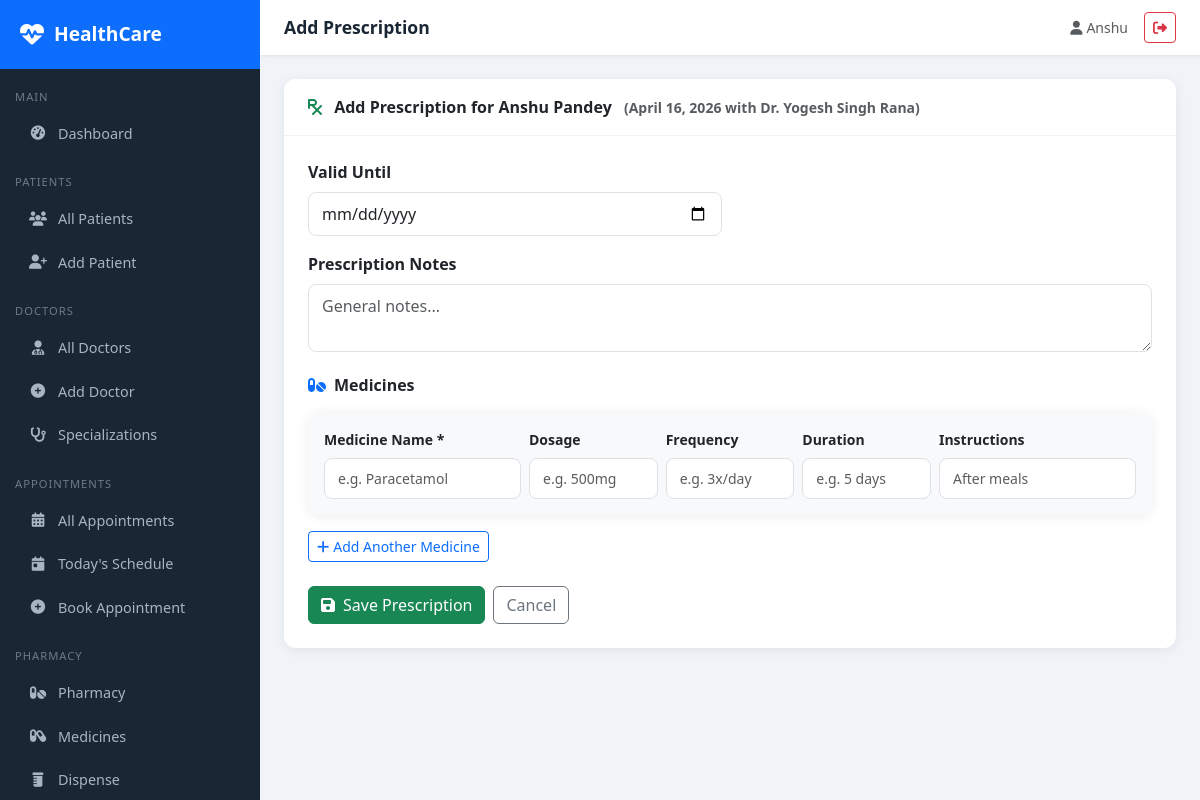
/appointments/1/prescription/ (signed in), run on the app's committed database.
### appointments/models.py (models this page shows, shortened)
class Appointment(models.Model):
    STATUS_CHOICES = [
        ('scheduled', 'Scheduled'),
        ('confirmed', 'Confirmed'),
        ('completed', 'Completed'),
        ('cancelled', 'Cancelled'),
        ('no_show', 'No Show'),
    ]
    TYPE_CHOICES = [
        ('consultation', 'Consultation'),
        ('follow_up', 'Follow Up'),
        ('emergency', 'Emergency'),
        ('routine_checkup', 'Routine Checkup'),
        ('lab_test', 'Lab Test'),
        ('surgery', 'Surgery'),
    ]
    patient = models.ForeignKey(Patient, on_delete=models.CASCADE, related_name='appointments')
    doctor = models.ForeignKey(Doctor, on_delete=models.CASCADE, related_name='appointments')
    appointment_date = models.DateField()
    appointment_time = models.TimeField()
    appointment_type = models.CharField(max_length=30, choices=TYPE_CHOICES, default='consultation')
    status = models.CharField(max_length=20, choices=STATUS_CHOICES, default='scheduled')
    reason = models.TextField(blank=True)
    notes = models.TextField(blank=True)
    follow_up_date = models.DateField(null=True, blank=True)
    created_at = models.DateTimeField(auto_now_add=True)
    updated_at = models.DateTimeField(auto_now=True)
    class Meta:
        ordering = ['-appointment_date', '-appointment_time']

### patients/models.py (models this page shows, shortened)
class Patient(models.Model):
    BLOOD_GROUP_CHOICES = [
        ('A+', 'A+'), ('A-', 'A-'), ('B+', 'B+'), ('B-', 'B-'),
        ('O+', 'O+'), ('O-', 'O-'), ('AB+', 'AB+'), ('AB-', 'AB-'),
    ]
    GENDER_CHOICES = [('M', 'Male'), ('F', 'Female'), ('O', 'Other')]
    user = models.OneToOneField(User, on_delete=models.SET_NULL, null=True, blank=True)
    first_name = models.CharField(max_length=100)
    last_name = models.CharField(max_length=100)
    date_of_birth = models.DateField()
    gender = models.CharField(max_length=1, choices=GENDER_CHOICES)
    blood_group = models.CharField(max_length=3, choices=BLOOD_GROUP_CHOICES, blank=True)
    phone = models.CharField(max_length=15)
    email = models.EmailField(blank=True)
    address = models.TextField()
    emergency_contact_name = models.CharField(max_length=100, blank=True)
    emergency_contact_phone = models.CharField(max_length=15, blank=True)
    allergies = models.TextField(blank=True, help_text="List known allergies")
    chronic_conditions = models.TextField(blank=True)
    insurance_provider = models.CharField(max_length=100, blank=True)
    insurance_id = models.CharField(max_length=50, blank=True)
    created_at = models.DateTimeField(auto_now_add=True)
    updated_at = models.DateTimeField(auto_now=True)
    def __str__(self):
        return f"{self.first_name} {self.last_name}"

### doctors/models.py (models this page shows, shortened)
class Doctor(models.Model):
    user = models.OneToOneField(User, on_delete=models.SET_NULL, null=True, blank=True)
    first_name = models.CharField(max_length=100)
    last_name = models.CharField(max_length=100)
    specialization = models.ForeignKey(Specialization, on_delete=models.SET_NULL, null=True)
    qualification = models.CharField(max_length=200)
    experience_years = models.IntegerField(default=0)
    phone = models.CharField(max_length=15)
    email = models.EmailField()
    license_number = models.CharField(max_length=50, unique=True)
    consultation_fee = models.DecimalField(max_digits=8, decimal_places=2, default=0)
    available_days = models.CharField(max_length=100, blank=True, help_text="e.g. Mon,Tue,Wed")
    available_time_start = models.TimeField(null=True, blank=True)
    available_time_end = models.TimeField(null=True, blank=True)
    bio = models.TextField(blank=True)
    is_active = models.BooleanField(default=True)
    created_at = models.DateTimeField(auto_now_add=True)
    def __str__(self):
        return f"Dr. {self.first_name} {self.last_name}"

### appointments/views.py (the view)
# urls.py: path('<int:appointment_pk>/prescription/', views.add_prescription, name='add_prescription'),
@login_required
def add_prescription(request, appointment_pk):
    appointment = get_object_or_404(Appointment, pk=appointment_pk)
    if request.method == 'POST':
        form = PrescriptionForm(request.POST)
        if form.is_valid():
            prescription = form.save(commit=False)
            prescription.appointment = appointment
            prescription.save()
            medicines = request.POST.getlist('medicine_name')
            dosages = request.POST.getlist('dosage')
            frequencies = request.POST.getlist('frequency')
            durations = request.POST.getlist('duration')
            instructions_list = request.POST.getlist('instructions')
            for i in range(len(medicines)):
                if medicines[i]:
                    PrescriptionItem.objects.create(
                        prescription=prescription,
                        medicine_name=medicines[i],
                        dosage=dosages[i] if i < len(dosages) else '',
                        frequency=frequencies[i] if i < len(frequencies) else '',
                        duration=durations[i] if i < len(durations) else '',
                        instructions=instructions_list[i] if i < len(instructions_list) else '',
                    )
            messages.success(request, 'Prescription added successfully!')
            return redirect('appointment_detail', pk=appointment_pk)
    else:
        form = PrescriptionForm()
    return render(request, 'appointments/prescription_form.html', {'form': form, 'appointment': appointment})

### appointments/forms.py
class PrescriptionForm(forms.ModelForm):
    class Meta:
        model = Prescription
        exclude = ['appointment', 'issued_date']
        widgets = {
            'valid_until': forms.DateInput(attrs={'type': 'date'}),
            'notes': forms.Textarea(attrs={'rows': 3}),
        }

### templates/appointments/prescription_form.html (shortened to what this page needs)
{% extends 'base/base.html' %}
{% block page_title %}Add Prescription{% endblock %}
{% block content %}
<div class="card">
    <div class="card-header py-3 px-4">
        <i class="fas fa-prescription text-success me-2"></i>
        Add Prescription for <strong>{{ appointment.patient }}</strong>
        <small class="text-muted ms-2">({{ appointment.appointment_date }} with {{ appointment.doctor }})</small>
    </div>
    <div class="card-body p-4">
        <form method="post">
            <div class="row g-3 mb-4">
                <div class="col-md-6">
                    <label class="form-label fw-semibold">Valid Until</label>
                    <input type="date" name="valid_until" class="form-control">
                </div>
                <div class="col-md-12">
                    <label class="form-label fw-semibold">Prescription Notes</label>
                    <textarea name="notes" class="form-control" rows="2" placeholder="General notes..."></textarea>
                </div>
            </div>
            <h6 class="fw-bold mb-3"><i class="fas fa-pills me-2 text-primary"></i>Medicines</h6>
            <div id="medicines-container">
                <div class="medicine-row card p-3 mb-3 bg-light border-0">
                    <div class="row g-2">
                        <div class="col-md-3"><label class="form-label small fw-semibold">Medicine Name *</label><input type="text" name="medicine_name" class="form-control form-control-sm" placeholder="e.g. Paracetamol"></div>
                        <div class="col-md-2"><label class="form-label small fw-semibold">Dosage</label><input type="text" name="dosage" class="form-control form-control-sm" placeholder="e.g. 500mg"></div>
                        <div class="col-md-2"><label class="form-label small fw-semibold">Frequency</label><input type="text" name="frequency" class="form-control form-control-sm" placeholder="e.g. 3x/day"></div>
                        <div class="col-md-2"><label class="form-label small fw-semibold">Duration</label><input type="text" name="duration" class="form-control form-control-sm" placeholder="e.g. 5 days"></div>
                        <div class="col-md-3"><label class="form-label small fw-semibold">Instructions</label><input type="text" name="instructions" class="form-control form-control-sm" placeholder="After meals"></div>
                    </div>
                </div>
            </div>
            <button type="button" class="btn btn-outline-primary btn-sm mb-4" onclick="addMedicine()">
                <i class="fas fa-plus me-1"></i>Add Another Medicine
            </button>
            <div class="d-flex gap-2">
                <button type="submit" class="btn btn-success"><i class="fas fa-save me-2"></i>Save Prescription</button>
                <a href="{% url 'appointment_detail' appointment.pk %}" class="btn btn-outline-secondary">Cancel</a>
            </div>
        </form>
    </div>
</div>
{% endblock %}

### templates/base/base.html (shortened to what this page needs)
{% load static %}
<!DOCTYPE html>
<html lang="en">
<head>
    <link href="https://cdn.jsdelivr.net/npm/bootstrap@5.3.0/dist/css/bootstrap.min.css" rel="stylesheet">
    <link href="https://cdnjs.cloudflare.com/ajax/libs/font-awesome/6.4.0/css/all.min.css" rel="stylesheet">
    <link rel="stylesheet" href="{% static 'css/custom.css' %}">
</head>
<body>
{% if user.is_authenticated %}
<div class="sidebar">
    <div class="sidebar-brand">
        <i class="fas fa-heartbeat"></i>
        <span>HealthCare</span>
    </div>
    <nav class="mt-2">
        <div class="nav-section">Main</div>
        <a href="{% url 'dashboard' %}" class="nav-link {% if request.resolver_match.url_name == 'dashboard' %}active{% endif %}">
            <i class="fas fa-tachometer-alt"></i> Dashboard
        </a>
        <div class="nav-section">Patients</div>
        <a href="{% url 'patient_list' %}" class="nav-link {% if 'patient' in request.resolver_match.url_name %}active{% endif %}">
            <i class="fas fa-users"></i> All Patients
        </a>
        <a href="{% url 'patient_create' %}" class="nav-link">
            <i class="fas fa-user-plus"></i> Add Patient
        </a>
        <div class="nav-section">Doctors</div>
        <a href="{% url 'doctor_list' %}" class="nav-link {% if 'doctor' in request.resolver_match.url_name %}active{% endif %}">
            <i class="fas fa-user-md"></i> All Doctors
        </a>
        <a href="{% url 'doctor_create' %}" class="nav-link">
            <i class="fas fa-plus-circle"></i> Add Doctor
        </a>
        <a href="{% url 'specialization_list' %}" class="nav-link">
            <i class="fas fa-stethoscope"></i> Specializations
        </a>
        <div class="nav-section">Appointments</div>
        <a href="{% url 'appointment_list' %}" class="nav-link {% if 'appointment' in request.resolver_match.url_name %}active{% endif %}">
            <i class="fas fa-calendar-alt"></i> All Appointments
        </a>
        <a href="{% url 'today_appointments' %}" class="nav-link">
            <i class="fas fa-calendar-day"></i> Today's Schedule
        </a>
        <a href="{% url 'appointment_create' %}" class="nav-link">
            <i class="fas fa-plus-circle"></i> Book Appointment
        </a>
        <div class="nav-section">Pharmacy</div>
        <a href="{% url 'pharmacy_dashboard' %}" class="nav-link">
            <i class="fas fa-pills"></i> Pharmacy
        </a>
        <a href="{% url 'medicine_list' %}" class="nav-link">
            <i class="fas fa-capsules"></i> Medicines
        </a>
        <a href="{% url 'dispense_medicine' %}" class="nav-link">
            <i class="fas fa-prescription-bottle"></i> Dispense
        </a>
    </nav>
</div>
<div class="main-content">
    <div class="topbar">
        <span class="topbar-title">{% block page_title %}HealthCare Portal{% endblock %}</span>
        <div class="d-flex align-items-center gap-3">
            <span class="text-muted small"><i class="fas fa-user me-1"></i>{{ user.get_full_name|default:user.username }}</span>
            <a href="{% url 'logout' %}" class="btn btn-sm btn-outline-danger"><i class="fas fa-sign-out-alt"></i></a>
        </div>
    </div>
    <div class="page-content">
        {% block content %}{% endblock %}
    </div>
</div>
{% else %}
{% block public_content %}{% endblock %}
{% endif %}
</body>
</html>

### static/css/custom.css (style rules this page uses)
body { font-family: 'Segoe UI', Tahoma, Geneva, Verdana, sans-serif; }
.form-control, .form-select { border-radius: 8px; border: 1px solid #dee2e6; padding: 9px 13px; transition: border-color 0.2s, box-shadow 0.2s; }

### templates/base/base.html (style rules this page uses)
:root { --primary: #0d6efd; --sidebar-bg: #1a2634; --sidebar-width: 260px; }
body { background: #f0f4f8; font-family: 'Segoe UI', sans-serif; }
.sidebar { position: fixed; top: 0; left: 0; height: 100vh; width: var(--sidebar-width); background: var(--sidebar-bg); z-index: 1000; overflow-y: auto; transition: all 0.3s; }
.sidebar-brand { padding: 20px; background: #0d6efd; color: white; font-size: 1.2rem; font-weight: 700; display: flex; align-items: center; gap: 10px; }
.sidebar-brand i { font-size: 1.5rem; }
.nav-section { padding: 10px 15px 5px; font-size: 0.7rem; color: #6c7a8a; text-transform: uppercase; letter-spacing: 1px; margin-top: 10px; }
.sidebar .nav-link { color: #a8b5c0; padding: 10px 20px; border-radius: 8px; margin: 2px 8px; display: flex; align-items: center; gap: 10px; font-size: 0.9rem; transition: all 0.2s; }
.sidebar .nav-link i { width: 20px; text-align: center; }
.main-content { margin-left: var(--sidebar-width); min-height: 100vh; }
.topbar { background: #fff; padding: 12px 24px; box-shadow: 0 1px 4px rgba(0,0,0,0.08); display: flex; justify-content: space-between; align-items: center; position: sticky; top: 0; z-index: 999; }
.topbar-title { font-weight: 600; color: #1a2634; font-size: 1.1rem; }
.page-content { padding: 24px; }
.card { border: none; border-radius: 12px; box-shadow: 0 2px 12px rgba(0,0,0,0.07); }
.card-header { background: #fff; border-bottom: 1px solid #f0f4f8; border-radius: 12px 12px 0 0 !important; font-weight: 600; }

### data on the page
Appointment: patient "Anshu Pandey", appointment_date "April 16, 2026", doctor "Dr. Yogesh Singh Rana"

### other printed values
{{ user.get_full_name|default:user.username }} "Anshu"
